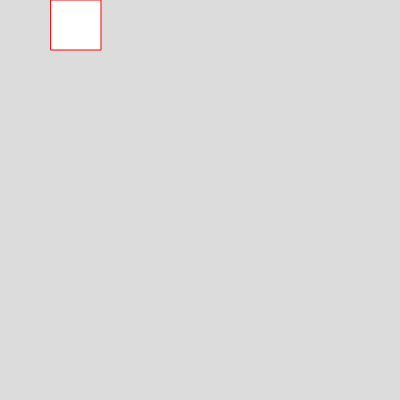
Frame 1 (no input)
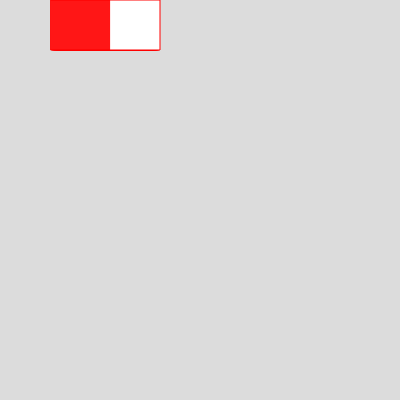
Frame 60 (no input)
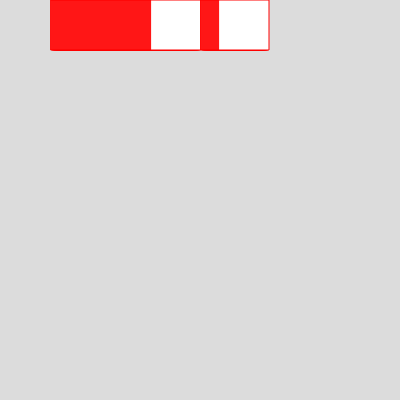
Frame 120 (the mouse pressed at the canvas centre since frame 60)

The p5.js sketch that drew these frames (run headless with seeded random() and noise() and a simulated clock; from frame 60 on, the mouse is pressed at the canvas centre):

// p5.js sketch
// ── sketch.js
// Code that describes the starting position of a shape that will move
let x = 50;
let y = 0;

function setup() {
  // Code to create a 400x400 canvas
  createCanvas(400, 400);
  // frameRate(1)
  background(220);
  stroke('red');
}

function draw() {
  // Code to draw a gray background
  // background(220);

  if (mouseX > x && mouseX < x + 50) {
    x = mouseX;
  }
  // Code that changes the position of the shape over time
  // x += 100;
  x++;
  // Code to draw the shape
  rect(x, y, 50, 50);
  // Code that describes mouse interaction
  // x = mouseX;
}
